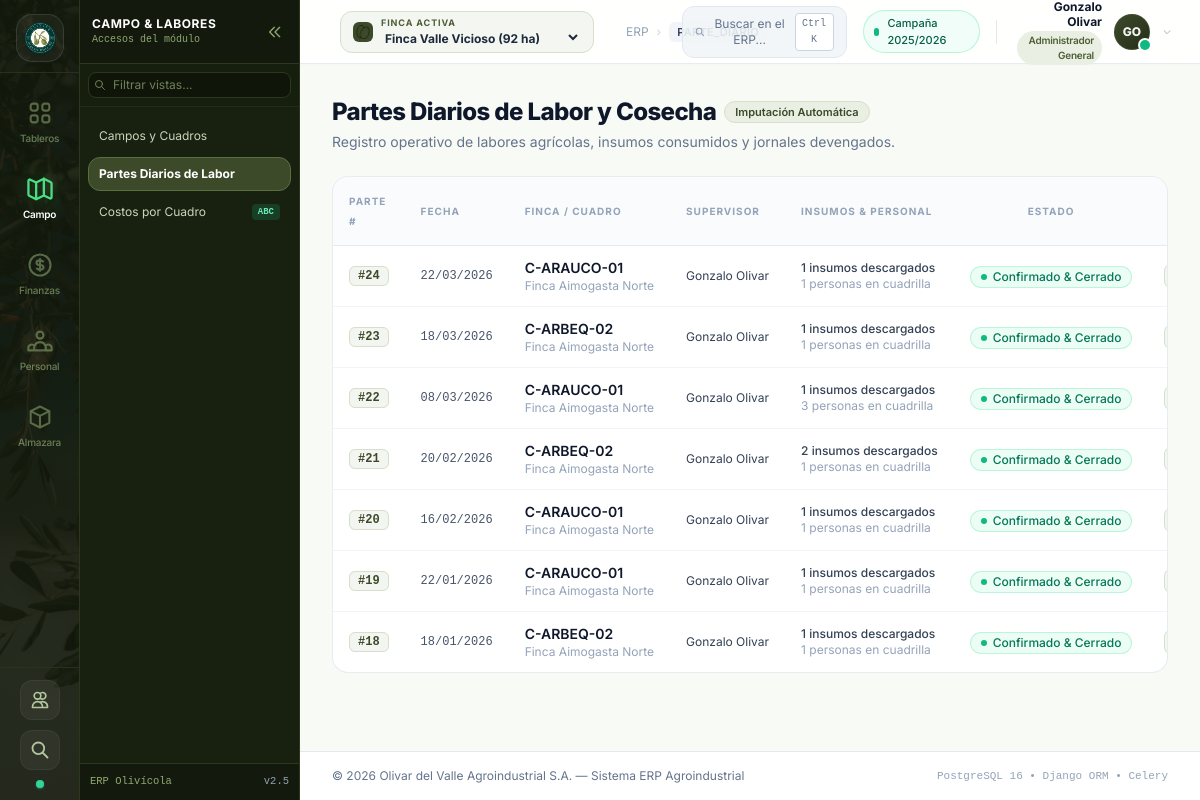
The page /parte-diario/ (signed in) on the database as committed earlier.
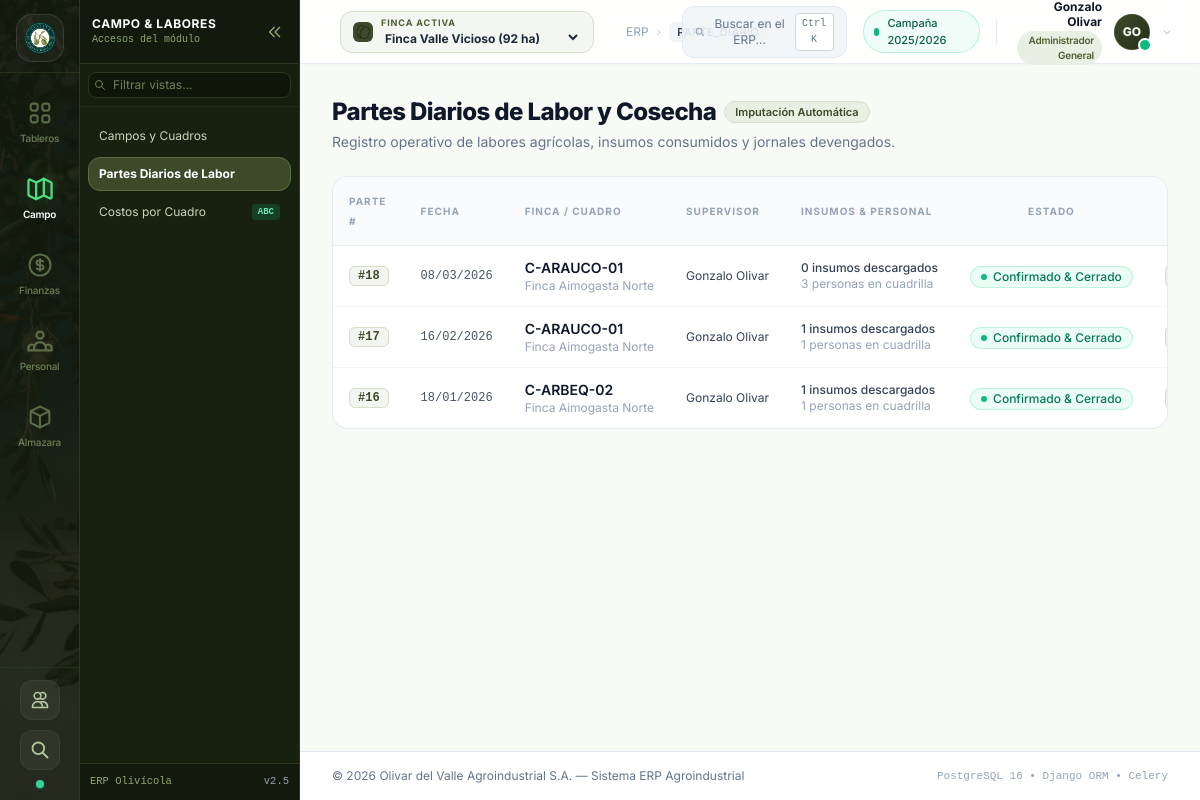
The same page on the database as committed later.
### apps/parte_diario/models.py (models this page shows, shortened)
class ParteDiario(TimeStampedModel):
    class Estado(models.TextChoices):
        BORRADOR = 'BORRADOR', _('Borrador (En Carga)')
        CONFIRMADO_CERRADO = 'CONFIRMADO_CERRADO', _('Confirmado y Cerrado')
    orden_de_trabajo = models.ForeignKey(
        OrdenDeTrabajo,
        on_delete=models.SET_NULL,
        null=True,
        blank=True,
        related_name='partes_diarios',
        verbose_name=_("Orden de Trabajo (opcional)")
    )
    finca = models.ForeignKey(Finca, on_delete=models.CASCADE, related_name='partes_diarios', verbose_name=_("Finca"))
    cuadro = models.ForeignKey(Cuadro, on_delete=models.CASCADE, related_name='partes_diarios', verbose_name=_("Cuadro / Cuartel"))
    fecha = models.DateField(verbose_name=_("Fecha de Ejecución"))
    supervisor = models.ForeignKey(
        settings.AUTH_USER_MODEL,
        on_delete=models.PROTECT,
        related_name='partes_supervisados',
        verbose_name=_("Encargado / Supervisor")
    )
    estado = models.CharField(max_length=25, choices=Estado.choices, default=Estado.BORRADOR, verbose_name=_("Estado"))
    observaciones = models.TextField(blank=True, verbose_name=_("Novedades de Campo"))
    fecha_cierre = models.DateTimeField(null=True, blank=True, verbose_name=_("Fecha y Hora de Cierre"))
    class Meta:
        verbose_name = _("Parte Diario")
        verbose_name_plural = _("Partes Diarios")
        ordering = ['-fecha', '-created_at']

### apps/campos/models.py (models this page shows, shortened)
class Cuadro(TimeStampedModel):
    class VariedadOlivo(models.TextChoices):
        ARAUCO = 'ARAUCO', _('Arauco (Criolla)')
        ARBEQUINA = 'ARBEQUINA', _('Arbequina')
        PICUAL = 'PICUAL', _('Picual')
        FRANTOIO = 'FRANTOIO', _('Frantoio')
        MANZANILLA = 'MANZANILLA', _('Manzanilla')
        CORATINA = 'CORATINA', _('Coratina')
        CHANGLOT = 'CHANGLOT', _('Changlot Real')
        HOJIBLANCA = 'HOJIBLANCA', _('Hojiblanca')
        EMPELTRE = 'EMPELTRE', _('Empeltre')
        OTRA = 'OTRA', _('Otra Variedad')
    finca = models.ForeignKey(Finca, on_delete=models.CASCADE, related_name='cuadros', verbose_name=_("Finca"))
    codigo = models.CharField(max_length=30, verbose_name=_("Código de Cuadro"))
    nombre = models.CharField(max_length=100, verbose_name=_("Nombre / Denominación"))
    hectareas_netas = models.DecimalField(max_digits=7, decimal_places=2, verbose_name=_("Hectáreas Netas"))
    variedad_olivo = models.CharField(
        max_length=30,
        choices=VariedadOlivo.choices,
        default=VariedadOlivo.ARAUCO,
        verbose_name=_("Variedad de Olivo")
    )
    ano_plantacion = models.PositiveIntegerField(verbose_name=_("Año de Plantación"))
    densidad_plantas_ha = models.PositiveIntegerField(
        default=300,
        verbose_name=_("Densidad (plantas/ha)"),
        help_text=_("Ej: 250-400 tradicional, 800 intensivo, 1600+ superintensivo")
    )
    marco_plantacion = models.CharField(
        max_length=30,
        blank=True,
        verbose_name=_("Marco de Plantación"),
        help_text=_("Ej: 7x5 m, 6x4 m, 4x1.5 m")
    )
    SISTEMA_RIEGO_CHOICES = [
        ('GOTEO', 'Goteo automatizado'),
        ('SURCO', 'Surco / Inundación'),
        ('ASPERSION', 'Microaspersión'),
        ('SECANO', 'Secano'),
    ]
    sistema_riego = models.CharField(
        max_length=20,
        choices=SISTEMA_RIEGO_CHOICES,
        default='GOTEO',
        verbose_name=_("Sistema de Riego")
    )
    estado_fitosanitario = models.CharField(
        max_length=100,
        blank=True,
        default='Óptimo',
        verbose_name=_("Estado Fitosanitario")
    )
    observaciones = models.TextField(blank=True, verbose_name=_("Observaciones Agronómicas"))
    activo = models.BooleanField(default=True, verbose_name=_("Activo"))
    class Meta:
        verbose_name = _("Cuadro")
        verbose_name_plural = _("Cuadros")
        unique_together = ('finca', 'codigo')
        ordering = ['finca', 'codigo']
        permissions = (
            ('gestionar_cuadro', 'Puede gestionar y editar cuadro'),
        )

### apps/core/models.py (models this page shows, shortened)
class TimeStampedModel(models.Model):
    created_at = models.DateTimeField(auto_now_add=True, verbose_name=_("Fecha de Creación"))
    updated_at = models.DateTimeField(auto_now=True, verbose_name=_("Última Modificación"))
    class Meta:
        abstract = True

class Finca(TimeStampedModel):
    empresa = models.ForeignKey(Empresa, on_delete=models.CASCADE, related_name='fincas', verbose_name=_("Empresa"))
    nombre = models.CharField(max_length=120, verbose_name=_("Nombre de la Finca"))
    codigo = models.CharField(max_length=30, unique=True, verbose_name=_("Código Finca"))
    superficie_total_ha = models.DecimalField(max_digits=8, decimal_places=2, verbose_name=_("Superficie Total (ha)"))
    ubicacion = models.CharField(max_length=255, blank=True, verbose_name=_("Ubicación / Localidad"))
    latitud = models.DecimalField(max_digits=9, decimal_places=6, null=True, blank=True, verbose_name=_("Latitud"))
    longitud = models.DecimalField(max_digits=9, decimal_places=6, null=True, blank=True, verbose_name=_("Longitud"))
    TIPO_RIEGO_CHOICES = [
        ('GOTEO', 'Riego por Goteo'),
        ('ASPERSION', 'Microaspersión'),
        ('SURCO', 'Manto / Surco'),
        ('MIXTO', 'Mixto'),
        ('SECANO', 'Secano'),
    ]
    tipo_riego_principal = models.CharField(
        max_length=20,
        choices=TIPO_RIEGO_CHOICES,
        default='GOTEO',
        verbose_name=_("Tipo de Riego Principal")
    )
    activa = models.BooleanField(default=True, verbose_name=_("Activa"))
    class Meta:
        verbose_name = _("Finca")
        verbose_name_plural = _("Fincas")
        ordering = ['nombre']
        permissions = (
            ('administrar_finca', 'Puede administrar finca'),
            ('ver_finca', 'Puede ver datos de la finca'),
        )

class Usuario(AbstractUser):
    class Rol(models.TextChoices):
        ADMIN_GENERAL = 'ADMIN_GENERAL', _('Administrador General')
        RESPONSABLE_FINCA = 'RESPONSABLE_FINCA', _('Responsable de Finca')
        ENCARGADO_CAMPO = 'ENCARGADO_CAMPO', _('Encargado de Campo')
        INGENIERO_AGRONOMO = 'INGENIERO_AGRONOMO', _('Ingeniero Agrónomo')
        CONTABLE = 'CONTABLE', _('Responsable Contable / Finanzas')
        RRHH = 'RRHH', _('Recursos Humanos')
        OPERARIO = 'OPERARIO', _('Operario / Capataz')
    rol = models.CharField(
        max_length=25,
        choices=Rol.choices,
        default=Rol.ADMIN_GENERAL,
        verbose_name=_("Rol en el Sistema")
    )
    telefono = models.CharField(max_length=40, blank=True, verbose_name=_("Teléfono"))
    finca_predeterminada = models.ForeignKey(
        Finca,
        on_delete=models.SET_NULL,
        null=True,
        blank=True,
        related_name='usuarios_asignados',
        verbose_name=_("Finca Predeterminada")
    )
    supabase_uid = models.CharField(
        max_length=64,
        blank=True,
        null=True,
        unique=True,
        verbose_name=_("UID Supabase")
    )
    avatar = models.ImageField(upload_to='avatars/', blank=True, null=True, verbose_name=_("Avatar"))
    class Meta:
        verbose_name = _("Usuario")
        verbose_name_plural = _("Usuarios")
    @property
    def iniciales(self):
        first = self.first_name[0].upper() if self.first_name else ''
        last = self.last_name[0].upper() if self.last_name else ''
        if not first and not last:
            return self.username[:2].upper()
        return f"{first}{last}"
    @property
    def is_admin_general(self):
        return self.rol == self.Rol.ADMIN_GENERAL or self.is_superuser

### apps/parte_diario/views.py (the view)
# urls.py: path('', views.PartesDiariosListView.as_view(), name='partes_list'),
class PartesDiariosListView(ListView):
    model = ParteDiario
    template_name = 'parte_diario/partes_list.html'
    context_object_name = 'partes'
    def get_queryset(self):
        qs = ParteDiario.objects.select_related('cuadro', 'finca', 'supervisor').all()
        finca_id = self.request.GET.get('finca')
        if finca_id:
            qs = qs.filter(finca_id=finca_id)
        return qs

### templates/parte_diario/partes_list.html (shortened to what this page needs)
{% extends 'base.html' %}
{% load static %}
{% block content %}
<div class="space-y-6">
  <div class="flex flex-col sm:flex-row sm:items-center sm:justify-between gap-4">
    <div>
      <div class="flex items-center gap-2">
        <h1 class="text-2xl font-extrabold text-slate-900 tracking-tight">Partes Diarios de Labor y Cosecha</h1>
        <span class="text-[11px] font-semibold text-[#3D4A2A] bg-[#EAEFE3] border border-[#D5DFC9] px-2.5 py-0.5 rounded-full">
          Imputación Automática
        </span>
      </div>
      <p class="text-sm text-slate-500 mt-1">Registro operativo de labores agrícolas, insumos consumidos y jornales devengados.</p>
    </div>
  </div>
  <div class="bg-white rounded-2xl border border-slate-200/80 overflow-hidden shadow-xs">
    <div class="overflow-x-auto">
      <table class="w-full text-left border-collapse text-sm min-w-[700px]">
        <thead>
          <tr class="border-b border-slate-200/80 text-[10px] font-semibold text-slate-400 uppercase tracking-widest bg-slate-50/70">
            <th class="py-3.5 px-4">Parte #</th>
            <th class="py-3.5 px-4">Fecha</th>
            <th class="py-3.5 px-4">Finca / Cuadro</th>
            <th class="py-3.5 px-4">Supervisor</th>
            <th class="py-3.5 px-4">Insumos & Personal</th>
            <th class="py-3.5 px-4 text-center">Estado</th>
            <th class="py-3.5 px-4 text-right">Acción</th>
          </tr>
        </thead>
        <tbody class="divide-y divide-slate-100">
          {% for p in partes %}
          <tr class="hover:bg-slate-50/70 transition-colors">
            <td class="py-3 px-4 font-mono font-bold text-xs text-[#3D4A2A] whitespace-nowrap">
              <span class="bg-[#F3F6F0] border border-[#D5DFC9] px-2 py-0.5 rounded-md">#{{ p.id }}</span>
            </td>
            <td class="py-3 px-4 font-mono text-xs text-slate-600 whitespace-nowrap tabular-nums">{{ p.fecha|date:"d/m/Y" }}</td>
            <td class="py-3 px-4 whitespace-nowrap">
              <span class="font-semibold text-slate-900 text-sm">{{ p.cuadro.codigo }}</span>
              <span class="block text-xs text-slate-400">{{ p.finca.nombre }}</span>
            </td>
            <td class="py-3 px-4 text-xs text-slate-700 whitespace-nowrap">{{ p.supervisor.get_full_name|default:p.supervisor.username }}</td>
            <td class="py-3 px-4 text-xs text-slate-500 whitespace-nowrap">
              <div class="font-medium text-slate-700">{{ p.insumos_utilizados.count }} insumos descargados</div>
              <div class="text-slate-400">{{ p.personal_asignado.count }} personas en cuadrilla</div>
            </td>
            <td class="py-3 px-4 text-center whitespace-nowrap">
              {% if p.estado == 'CONFIRMADO_CERRADO' %}
                <span class="inline-flex items-center gap-1.5 px-2.5 py-0.5 rounded-full text-xs font-medium bg-emerald-50 text-emerald-700 border border-emerald-200/70 shadow-2xs">
                  <span class="w-1.5 h-1.5 rounded-full bg-emerald-500"></span>
                  Confirmado & Cerrado
                </span>
              {% else %}
                <span class="inline-flex items-center gap-1.5 px-2.5 py-0.5 rounded-full text-xs font-medium bg-amber-50 text-amber-800 border border-amber-200/70 shadow-2xs">
                  <span class="w-1.5 h-1.5 rounded-full bg-amber-500 animate-pulse"></span>
                  {{ p.get_estado_display }}
                </span>
              {% endif %}
            </td>
            <td class="py-3 px-4 text-right whitespace-nowrap">
              <a href="{% url 'parte_diario:parte_detail' p.id %}" class="inline-flex items-center text-xs font-semibold text-[#3D4A2A] hover:text-[#252E19] bg-[#F4F7F1] hover:bg-[#EAEFE3] border border-[#D5DFC9] px-2.5 py-1 rounded-lg transition-colors">
              </a>
            </td>
          </tr>
          {% endfor %}
        </tbody>
      </table>
    </div>
  </div>
</div>
{% endblock %}

Rows that differ between the two databases and show on the page:
removed ParteDiario: id "24", fecha "22/03/2026", cuadro.codigo "C-ARAUCO-01", finca.nombre "Finca Aimogasta Norte", supervisor.get_full_name "Gonzalo Olivar", insumos_utilizados.count "1", personal_asignado.count "1", shows "Confirmado & Cerrado"
removed ParteDiario: id "23", fecha "18/03/2026", cuadro.codigo "C-ARBEQ-02", finca.nombre "Finca Aimogasta Norte", supervisor.get_full_name "Gonzalo Olivar", insumos_utilizados.count "1", personal_asignado.count "1", shows "Confirmado & Cerrado"
removed ParteDiario: id "22", fecha "08/03/2026", cuadro.codigo "C-ARAUCO-01", finca.nombre "Finca Aimogasta Norte", supervisor.get_full_name "Gonzalo Olivar", insumos_utilizados.count "1", personal_asignado.count "3", shows "Confirmado & Cerrado"
removed ParteDiario: id "21", fecha "20/02/2026", cuadro.codigo "C-ARBEQ-02", finca.nombre "Finca Aimogasta Norte", supervisor.get_full_name "Gonzalo Olivar", insumos_utilizados.count "2", personal_asignado.count "1", shows "Confirmado & Cerrado"
removed ParteDiario: id "20", fecha "16/02/2026", cuadro.codigo "C-ARAUCO-01", finca.nombre "Finca Aimogasta Norte", supervisor.get_full_name "Gonzalo Olivar", insumos_utilizados.count "1", personal_asignado.count "1", shows "Confirmado & Cerrado"
removed ParteDiario: id "19", fecha "22/01/2026", cuadro.codigo "C-ARAUCO-01", finca.nombre "Finca Aimogasta Norte", supervisor.get_full_name "Gonzalo Olivar", insumos_utilizados.count "1", personal_asignado.count "1", shows "Confirmado & Cerrado"
changed ParteDiario id 18: fecha "18/01/2026" → "08/03/2026"; cuadro.codigo "C-ARBEQ-02" → "C-ARAUCO-01"; insumos_utilizados.count "1" → "0"; personal_asignado.count "1" → "3"
added ParteDiario: id "17", fecha "16/02/2026", cuadro.codigo "C-ARAUCO-01", finca.nombre "Finca Aimogasta Norte", supervisor.get_full_name "Gonzalo Olivar", insumos_utilizados.count "1", personal_asignado.count "1", shows "Confirmado & Cerrado"
added ParteDiario: id "16", fecha "18/01/2026", cuadro.codigo "C-ARBEQ-02", finca.nombre "Finca Aimogasta Norte", supervisor.get_full_name "Gonzalo Olivar", insumos_utilizados.count "1", personal_asignado.count "1", shows "Confirmado & Cerrado"
